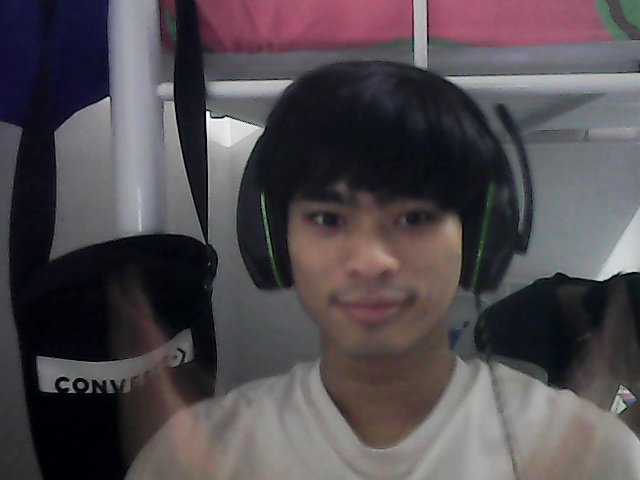
#> input picture src/Attendance/image/T20-56-10-400737.jpg, 640 x 480 px; its folder holds only this picture in this run
$ python -i DataStudent_controller.py   (imports and definitions only)   (older library calls are emulated)
#> lines starting #> are read from the running program, lines starting #| are printed output that depends on the picture
### module/mongo_student.py
import pymongo
from module.Staticmethod_controller import StaticMD


class Mongo_student:
    def __init__(self) -> None:

        self.myclient = pymongo.MongoClient(StaticMD.mongodb())
        self.mydb = self.myclient["StudentFaceRecognition"]
        self.mycol = self.mydb["studentdetails"]

    def findById(self, id):
        return len([a for a in self.mycol.find({'id': str(id)})])

    def find_all(self, id):
        return [a for a in self.mycol.find({'id': str(id)})]

    def getAlldata(self):
        return [a for a in self.mycol.find()]

    # [4 lines left out: function delete, not called in this run]

    def add(self, data):
        status = self.mycol.insert_one(data)
        return status.acknowledged

### module/Staticmethod_controller.py
import os
from tkinter import messagebox as ms


class StaticMD:

    # [18 lines left out: functions checkFolder, check_haarcascadefile, not called in this run]

    @staticmethod
    def mongodb(): return "mongodb://localhost:27017/"

    @staticmethod
    def numberOfPhotoShoots(): return 50

    @staticmethod
    def lineToken(): return 'niPvTGJWhQeqJSv1lE7cdacDItH8IwIpOmILZ4r1Lqk'

### module/DataStudent_controller.py
from module.mongo_student import Mongo_student
from module.mongo_attendant import Mongo_attendant
import tkinter as tk
from PIL import Image, ImageTk
import os
from tkinter import messagebox as ms


class DataStudent_controller:
    def __init__(self, Frame) -> None:
        self.Mongo_student = Mongo_student()
        self.Mongo_attendant = Mongo_attendant()
        self.Frame = Frame
        self.count = 1

        self.deleteIcon = Image.open("./src/image/remove.png")
        self.deleteIcon = self.deleteIcon.resize((30, 30), Image.ANTIALIAS)
        self.deleteIcon = ImageTk.PhotoImage(self.deleteIcon)

    # [47 lines left out: functions get_student, Remove, KillFile, Create_Frame, not called in this run]

    def clear(self):
        for child in self.Frame.winfo_children():
            child.destroy()

>>> import cv2
>>> picture = cv2.imread('../src/Attendance/image/T20-56-10-400737.jpg', cv2.IMREAD_GRAYSCALE)
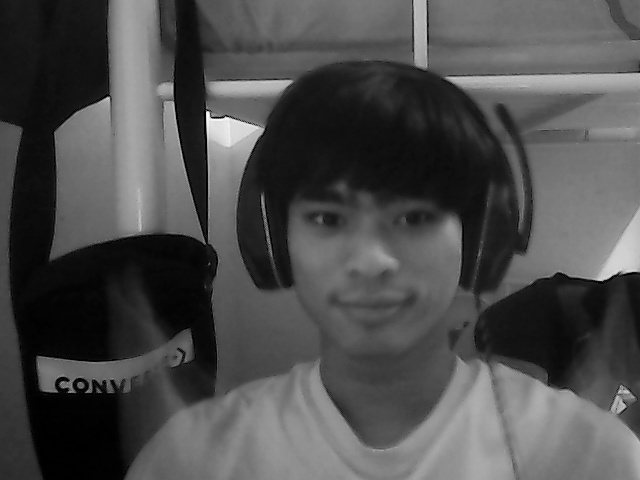
#> picture: shape (480, 640); min 0, max 255, mean 76.8
#> (the run stopped early here; a loop or call above may not have finished)

$ run again, on src/Attendance/image/T21-25-00-084008.jpg
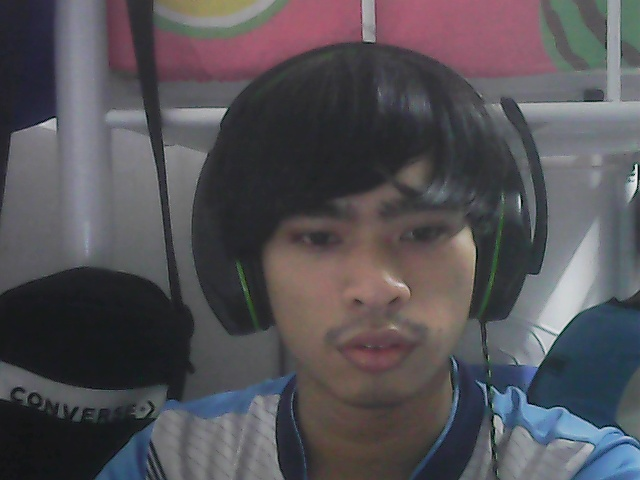
#> input picture src/Attendance/image/T21-25-00-084008.jpg, 640 x 480 px
#> `picture = cv2.imread('../src/Attendance/image/T20-56-10-400737.jpg', c..`:
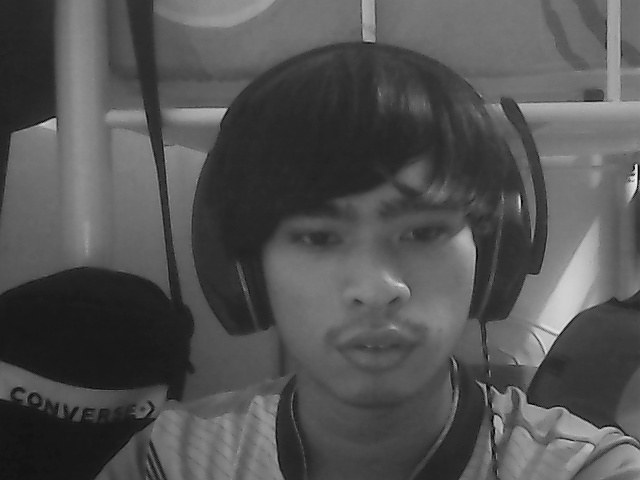
#> picture: shape (480, 640); min 0, max 242, mean 82.5

$ run again, on src/Attendance/image/T21-27-09-703899.jpg
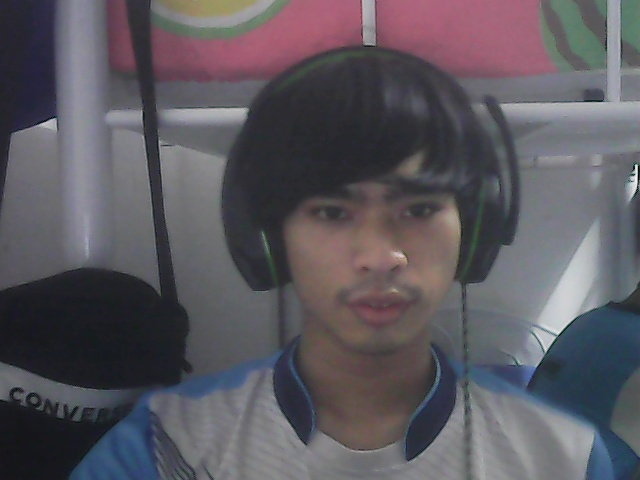
#> input picture src/Attendance/image/T21-27-09-703899.jpg, 640 x 480 px
#> `picture = cv2.imread('../src/Attendance/image/T20-56-10-400737.jpg', c..`:
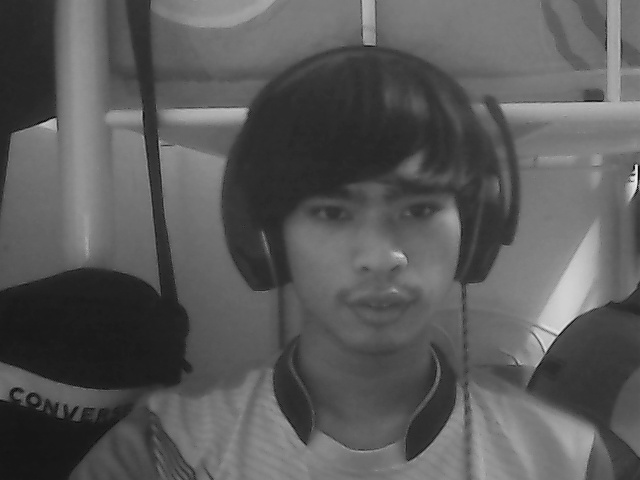
#> picture: shape (480, 640); min 4, max 243, mean 89.5

$ run again, on src/Attendance/image/T21-29-52-003639.jpg
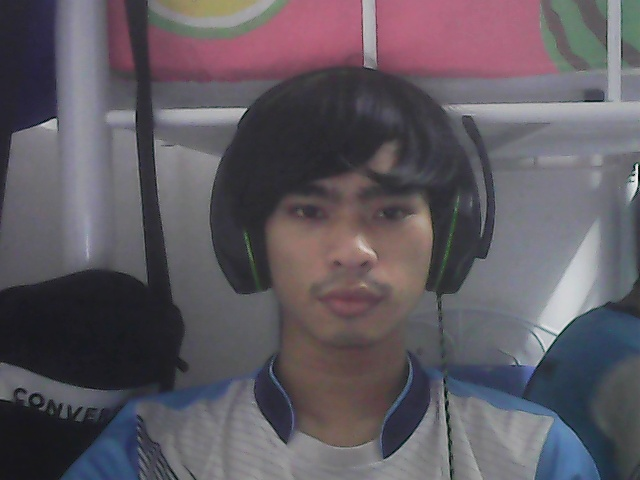
#> input picture src/Attendance/image/T21-29-52-003639.jpg, 640 x 480 px
#> `picture = cv2.imread('../src/Attendance/image/T20-56-10-400737.jpg', c..`:
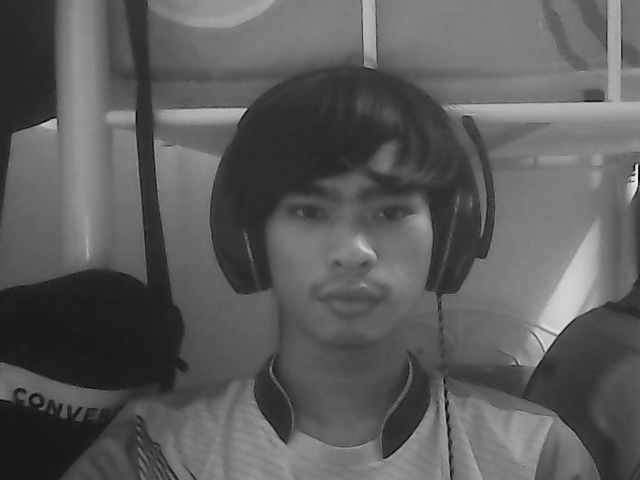
#> picture: shape (480, 640); min 1, max 245, mean 91.8
